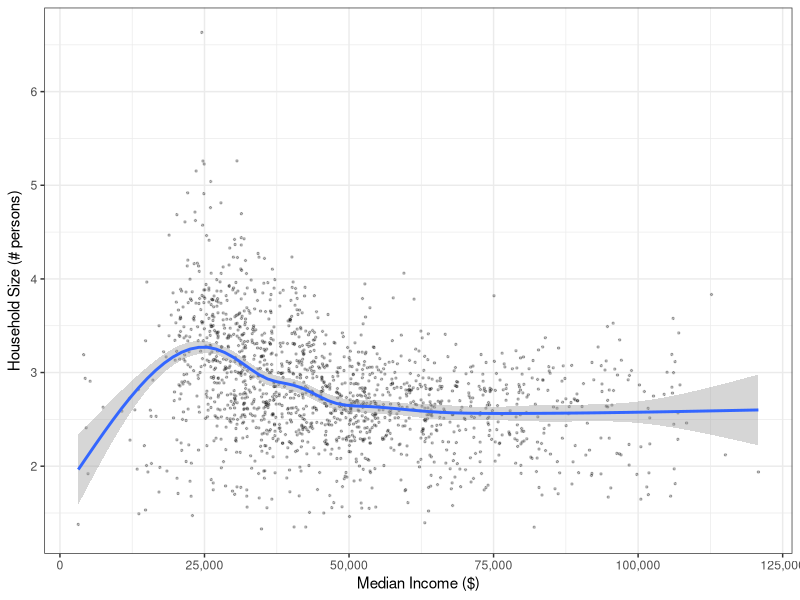
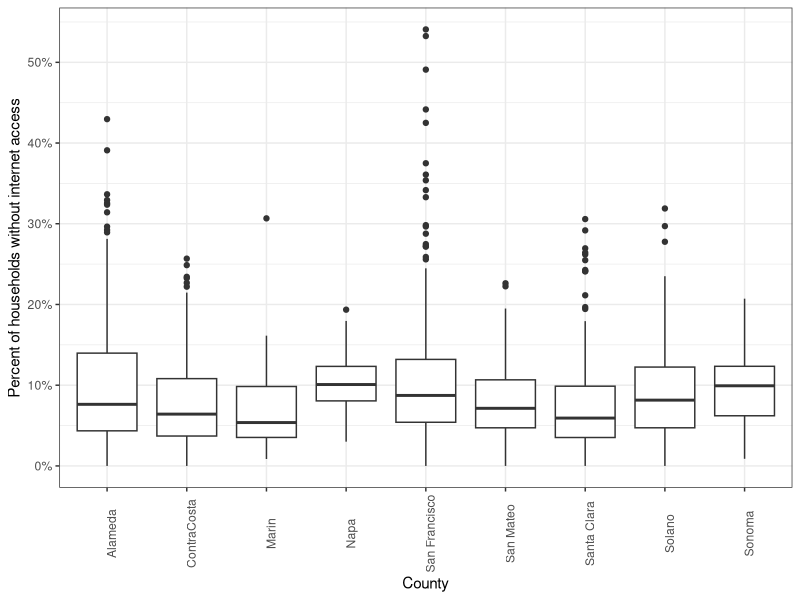

Write R code to recreate these figures, in order.
## ---- chunk 1
knitr::opts_chunk$set(echo = TRUE)
library(tidyverse)
library(ggplot2)
tract_data <- read_csv("bayareaCA2018.csv") %>%
  filter(avg_hh_sizeE > 0)
## ---- chunk 2
correlation1 <- cor.test(tract_data$pct_no_internet, tract_data$med_incomeE)
correlation1
correlation2 <- cor.test(tract_data$pct_no_internet, tract_data$avg_hh_sizeE)
correlation2
correlation3 <- cor.test(tract_data$med_incomeE, tract_data$avg_hh_sizeE)
correlation3
## ---- chunk 3
ggplot(tract_data, aes(x = med_incomeE, y = avg_hh_sizeE)) + 
    geom_point(size = 0.5, alpha = 0.25, position = "jitter") +
    geom_smooth() +
    theme_bw() +
    scale_x_continuous(name = "Median Income ($)",
                       labels = scales :: comma) +
    scale_y_continuous(name = "Household Size (# persons)",
                      breaks = seq(0, 10, by = 1), 
                      labels = paste("",
                                  prettyNum(seq(0, 10, by = 1),
                                            big.mark = ","))) 
## ---- chunk 4
chi_sq_county_race <- chisq.test(tract_data$county, tract_data$maj_re)
chi_sq_county_race
chi_sq_county_race$observed
chi_sq_county_race$expected
## ---- chunk 5
chi_sq_county_rent <- chisq.test(tract_data$county, tract_data$maj_units_rented)
chi_sq_county_rent
chi_sq_county_rent$observed
chi_sq_county_rent$expected
## ---- chunk 6
chi_sq_race_rent <- chisq.test(tract_data$maj_re, tract_data$maj_units_rented)
chi_sq_race_rent
chi_sq_race_rent$observed
chi_sq_race_rent$expected
## ---- chunk 7
difference1 = t.test(pct_no_internet ~ maj_units_rented == "TRUE", 
                    data = tract_data)
difference1
difference2 = t.test(med_incomeE ~ maj_units_rented == "TRUE", 
                    data = tract_data)
difference2
difference3 = t.test(avg_hh_sizeE ~ maj_units_rented == "TRUE", 
                    data = tract_data)
difference3
## ---- chunk 8
anova1 <- aov (pct_no_internet ~ county, data = tract_data)
summary(anova1)
anova2 <- aov (med_incomeE ~ county, data = tract_data)
summary(anova2)
anova3 <- aov (avg_hh_sizeE ~ county, data = tract_data)
summary(anova3)
## ---- chunk 9
anova4 <- aov (pct_no_internet ~ maj_re, data = tract_data)
summary(anova4)
anova5 <- aov (med_incomeE ~ maj_re, data = tract_data)
summary(anova5)
anova6 <- aov (avg_hh_sizeE ~ maj_re, data = tract_data)
summary(anova6)
## ---- chunk 10
ggplot(tract_data, aes(x = county, y = pct_no_internet)) +
  geom_boxplot() +
  theme_bw() +
  theme(axis.text.x = element_text(angle = 90)) +
  scale_x_discrete(name = "County") +
  scale_y_continuous(name = "Percent of households without internet access",
                     breaks = seq(0, 1, by = .1),
                     labels = scales::percent)
